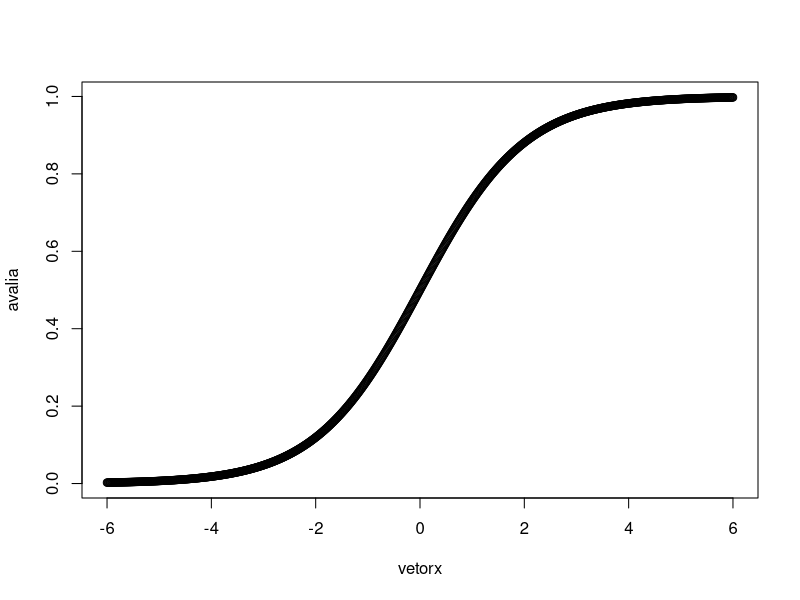

Recreate this plot in R.
## ---- chunk 1

## Foi criada uma sequência de valores ordenados usando a função seq() do RStudio.
## Foram 1000 variá  veis aleatórias para deixar a relação mais densa.
vetorx <- seq(-6, 6, l=1000)
##Agora vamos criar nossa função Logistica com três parâmetros
funLogis <- function(l, k , xo, xi){
return(l/(1+exp(-k*(xi-xo)))) 
}
## ---- chunk 2
## O objeto “avalia” é um vetor criado para entrada de dados, inicialmente nulo.
## ...conter a média para cada yi

avalia <- c()

## Quando as iterações são efetuadas, temos o retorno das imagens da função, dado yi
## seguida do plot para conferência do resultado do teste.
for(i in 1:length(vetorx))
  {avalia[i] <- funLogis(1, 1, 0, vetorx[i])}


## ---- chunk 3
plot(avalia~vetorx)

## ---- chunk 4
## Criação do vetory:

vetory <- rnorm(1000, mean = avalia, sd = 0.05)

## ---- chunk 5

## Vamos aqui construir o Estimador dos nossos parâmetros já descritos acima.
## Primeiro iremos construir nossa função de logVerossimilhança
logVero <- function(par, vetorx, y) {
mu = funLogis(par[1], par[2], par[3], vetorx)
sigma <- 0.05
output <- -sum(dnorm(x = vetory, mean = mu, sd = sigma, log = TRUE))
return (output)
}
## vetor par é refetenciado por (L, k, y)

## ---- chunk 6

op <- optim(par = c(1, 1, 0), fn = logVero, vetorx = vetorx, y = y, hessian = TRUE)

## ---- chunk 7

op
## ---- chunk 8

## Matriz de informação observada
inv_io <- solve(op$hessian)
inv_io

## Sabemos que a esperança de um número é o próprio número
## também sabemos que o erro é a raiz da variância

erro <- sqrt(diag(inv_io))
erro

## Teste com 95% de confiança

teste95 <- qnorm(0.975)*erro
ic_max <- op$par + teste95
ic_min <- op$par - teste95
parametros <- c("l", "k" , "x")
inter_con <- data.frame("par" = parametros,  " = (",max = ic_min,";", min = ic_max,")")

## Intervalo de confiança calculado. Lembrando que este intervalo tem 95% de
## chance de conter a verdadeira média.

## ---- chunk 9

inter_con
